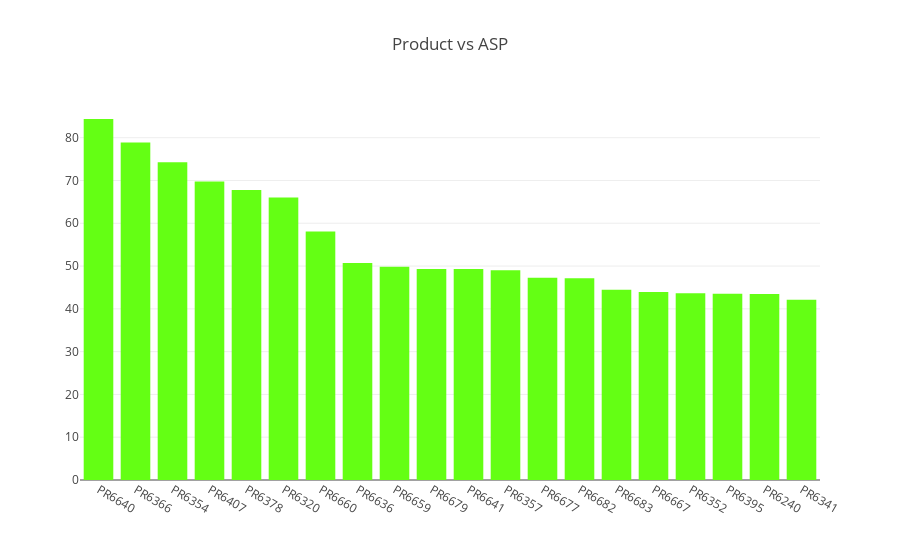

Source (notebook cell):
### Code cell
data_plot = [go.Bar(x=d_rev1.index,
                          y=d_rev1.ASP.astype(float),
       marker=dict(
        color='rgb(100,400,20)',# Lava (#CC0E1D)
#         color = 'rgb(200,0,0)'   `
    ))]
layout = go.Layout(title = "Product vs ASP")
fig = go.Figure(data= data_plot, layout=layout)
iplot(fig)

### Figure 1 — Plotly figure (JSON) as saved in the notebook; plotly's stock layout.template omitted (floating-point values rounded to 4 significant figures)
{"data": [{"marker": {"color": "rgb(100,400,20)"}, "type": "bar", "uid": "85fcb4a5-fc05-4ec8-ba31-b87ce2ff360a", "x": ["PR6640", "PR6366", "PR6354", "PR6407", "PR6378", "PR6320", "PR6660", "PR6636", "PR6659", "PR6679", "PR6641", "PR6357", "PR6677", "PR6682", "PR6683", "PR6667", "PR6352", "PR6395", "PR6240", "PR6341"], "y": [84.37, 78.85, 74.28, 69.75, 67.79, 66.05, 58.1, 50.72, 49.87, 49.33, 49.32, 49.0, 47.25, 47.14, 44.48, 43.93, 43.63, 43.53, 43.45, 42.13]}], "layout": {"title": {"text": "Product vs ASP"}}}
